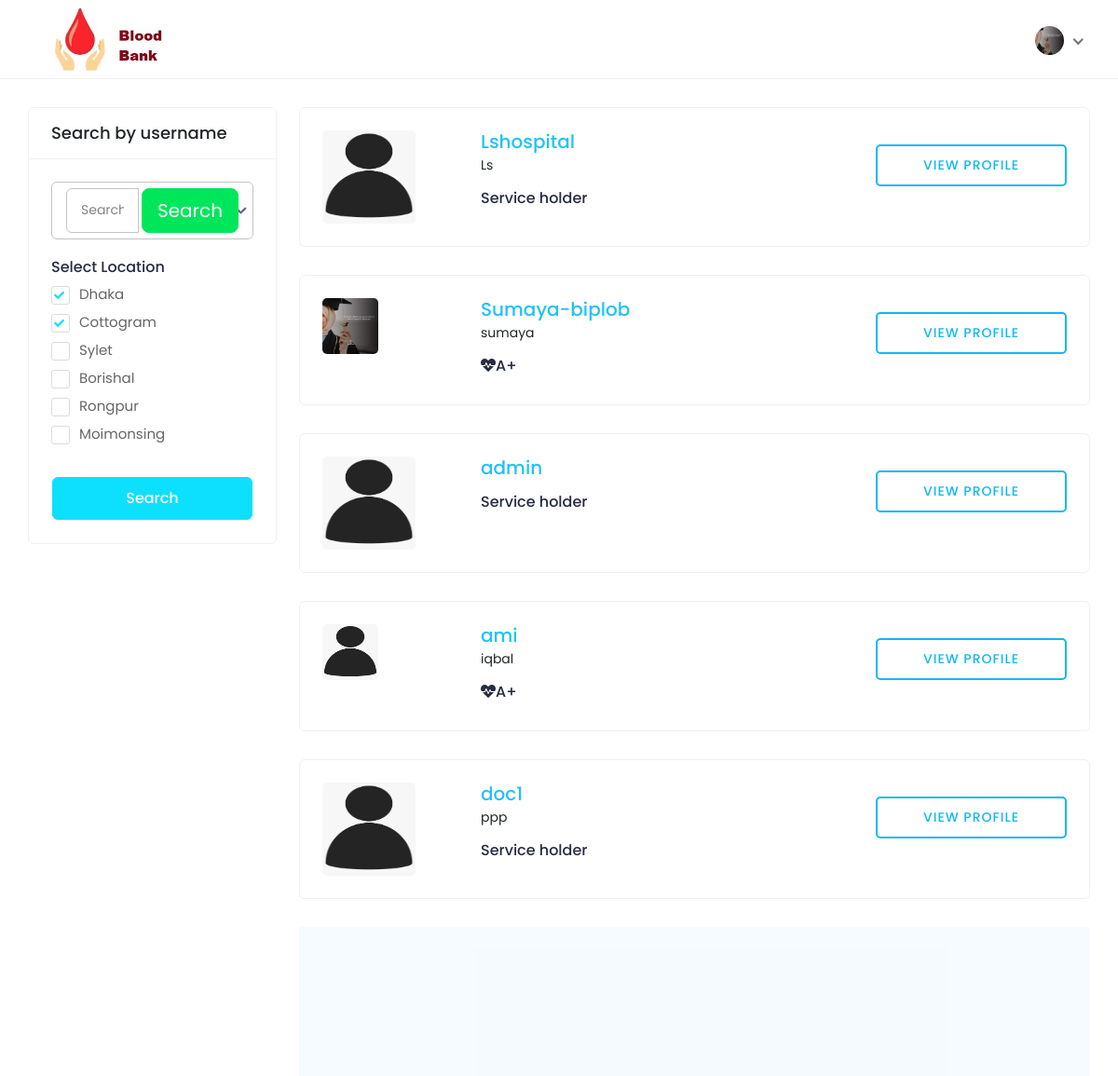
The app's page /search_all/ (signed in) with its own data.
### AccountApp/models.py (models this page shows, shortened)
class User(AbstractUser):
    is_admin = models.BooleanField('Is admin', default=False)
    is_patient = models.BooleanField('Is patient', default=False)
    is_Org = models.BooleanField('Is Org', default=False)

class UserProPic(models.Model):
    user = models.OneToOneField(User, on_delete=models.CASCADE, related_name='user_profile')
    proPic = models.ImageField(upload_to='user_profile_pic', blank=True, null=True)

class PatientInfo(models.Model):
    user = models.OneToOneField(User, on_delete=models.CASCADE, related_name='patient_info')
    date_of_birth= models.DateField(blank=True, null=True)
    blood_group =models.CharField( max_length=5, choices=BloodGroup)
    Gender = models.CharField(choices=gander, max_length=24)
    weight = models.CharField( max_length=24,blank=True, null=True)
    height = models.CharField( max_length=24,blank=True, null=True)
    phone_no = models.CharField(max_length=20, blank=True, null=True)
    locations = models.CharField(max_length=300, blank=True, null=True)
    website = models.URLField(blank=True, null=True)
    fb = models.URLField(blank=True, null=True)
    tw = models.URLField(blank=True, null=True)
    instra = models.URLField(blank=True, null=True)
    pres_address = models.CharField(max_length=264, blank=True, null=True)
    parmanent_address = models.CharField(max_length=264, blank=True, null=True)
    bio = models.TextField(blank=True, null=True)

### AccountApp/views.py (the view)
# urls.py: path('search_all/', views.search_all, name='search'),
@login_required
def search_all(request):
    user_list = User.objects.order_by('username')
    if request.method == "GET":
        Search = request.GET.get('Search', '')
        results = User.objects.filter(username__icontains=Search)
    return render(request, 'search.html', context={'results': results, 'Search': Search,'user_list':user_list})

### template/search.html (shortened to what this page needs)
<!DOCTYPE html>
{% extends 'Profile/base.html' %}
{% load static %}
{% block body_block %}
<div class="content">
<div class="container-fluid">
<div class="row">
<div class="col-md-12 col-lg-4 col-xl-3 theiaStickySidebar">
<div class="card search-filter">
<div class="card-header">
<h4 class="card-title mb-0">Search by username</h4>
</div>
<div class="card-body">
<div class="filter-widget">
<div>
<form class="form-control datetimepicker" method="GET">
<div class="input-group">
<input type="text" class="form-control" name="Search" placeholder="Search by user name">
<div class="input-group-btn">
<button class="btn btn-success btn-lg" type="submit">Search</button>
</div>
</div>
</form>
</div>
</div>
<div class="filter-widget">
<h4>Select Location</h4>
<div>
<label class="custom_check">
<span class="checkmark"></span> Dhaka
</label>
</div>
<div>
<label class="custom_check">
<span class="checkmark"></span> Cottogram
</label>
</div>
<div>
<label class="custom_check">
<span class="checkmark"></span> Sylet
</label>
</div>
<div>
<label class="custom_check">
<span class="checkmark"></span> Borishal
</label>
</div>
<div>
<label class="custom_check">
<span class="checkmark"></span> Rongpur
</label>
</div>
<div>
<label class="custom_check">
<span class="checkmark"></span> Moimonsing
</label>
</div>
</div>
<div class="btn-search">
<button type="button" class="btn w-100">Search</button>
</div>
</div>
</div>
</div>
<div class="col-md-12 col-lg-8 col-xl-9">
{% if Search %}
{% for result in results %}
<div class="card">
<div class="card-body">
<div class="doctor-widget">
<div class="doc-info-left">
<div class="doctor-img">
<a href="{% url 'Accountapp:view_all_profile' username=result.username %}">
{% if result.user_profile.proPic %}
<img src="/media/{{result.user_profile.proPic}}" width="60px" height="60px" >
{% else %}
<img src="/media/avater.png" width="100px" height="100px" >
{% endif %}
</a>
</div>
<div class="doc-info-cont">
<h4 class="doc-name"><a href="#">{{result.username}}</a></h4>
<p class="doc-speciality">{{result.first_name}} {{result.lastst_name}}</p>
{% if result.is_patient %}
<h5 class="doc-department"><i class="fa fa-heartbeat"></i>{{result.patient_info.blood_group}}</h5>
{% else %}
<h5 class="doc-department">Service holder</h5>
{% endif %}
</div>
</div>
<div class="doc-info-right">
<div class="clini-infos">
</div>
<div class="clinic-booking">
<a class="view-pro-btn" href="{% url 'Accountapp:view_all_profile' username=result.username %}">View Profile</a>
</div>
</div>
</div>
</div>
</div>
{% endfor %}
{% else %}
{% for user_list in user_list %}
<div class="card">
<div class="card-body">
<div class="doctor-widget">
<div class="doc-info-left">
<div class="doctor-img">
<a href="{% url 'Accountapp:view_all_profile' username=user_list.username %}">
{% if user_list.user_profile.proPic %}
<img src="/media/{{user_list.user_profile.proPic}}" width="60px" height="60px" >
{% else %}
<img src="/media/avater.png" width="100px" height="100px" >
{% endif %}
</a>
</div>
<div class="doc-info-cont">
<h4 class="doc-name"><a href="#">{{user_list.username}}</a></h4>
<p class="doc-speciality">{{user_list.first_name}} {{user_list.lastst_name}}</p>
{% if user_list.is_patient %}
<h5 class="doc-department"><i class="fa fa-heartbeat"></i>{{user_list.patient_info.blood_group}}</h5>
{% else %}
<h5 class="doc-department">Service holder</h5>
{% endif %}
</div>
</div>
<div class="doc-info-right">
<div class="clinic-booking">
<a class="view-pro-btn" href="{% url 'Accountapp:view_all_profile' username=user_list.username %}">View Profile</a>
</div>
</div>
</div>
</div>
</div>
{% endfor %}
 {% endif %}
{% endblock %}

### template/Profile/base.html (shortened to what this page needs)
<!DOCTYPE html>
{% load static %}
<html lang="en">
<head>
<link rel="stylesheet" href="{% static '' %}assets/css/bootstrap.min.css">
<link rel="stylesheet" href="{% static '' %}assets/plugins/fontawesome/css/fontawesome.min.css">
<link rel="stylesheet" href="{% static '' %}assets/plugins/fontawesome/css/all.min.css">
<link rel="stylesheet" href="{% static '' %}assets/css/feather.css">
<link rel="stylesheet" href="{% static '' %}assets/plugins/select2/css/select2.min.css">
<link rel="stylesheet" href="{% static '' %}assets/css/owl.carousel.min.css">
<link rel="stylesheet" href="{% static '' %}assets/plugins/apex/apexcharts.css">
<link rel="stylesheet" href="{% static '' %}assets/css/style.css">
</head>
<body>
<div class="main-wrapper">
<header class="header">
<nav class="navbar navbar-expand-lg header-nav">
<div class="navbar-header">
<a href="#" class="navbar-brand logo">
<img src="{% static '' %}assets/img2/icon1.jpg" class="img-fluid" alt="Logo">
</a>
</div>
<ul class="nav header-navbar-rht">
<li class="nav-item dropdown has-arrow logged-item">
<a href="#" class="dropdown-toggle nav-link" data-bs-toggle="dropdown">
<span class="user-img">
    {% if user.user_profile.proPic %}
    <img src="/media/{{user.user_profile.proPic}}"  class="rounded-circle" width="41">
    {% else %}
    <img src="/media/avater.png" class="rounded-circle" width="31" >
    {% endif %}
</span>
</a>
</li>
</ul>
</nav>
</header>
{% block body_block %}
{% endblock %}
<section class="home-fifteen-footer">
</section>
</body>
</html>

### records on screen
User: user_profile.proPic (picture), username "Sumaya-biplob", first_name "sumaya", patient_info.blood_group "A+"
User: username "Lshospital", first_name "Ls", is_patient "Service holder"
User: username "admin", is_patient "Service holder"
User: user_profile.proPic (picture), username "ami", first_name "iqbal", patient_info.blood_group "A+"
User: username "doc1", first_name "ppp", is_patient "Service holder"
